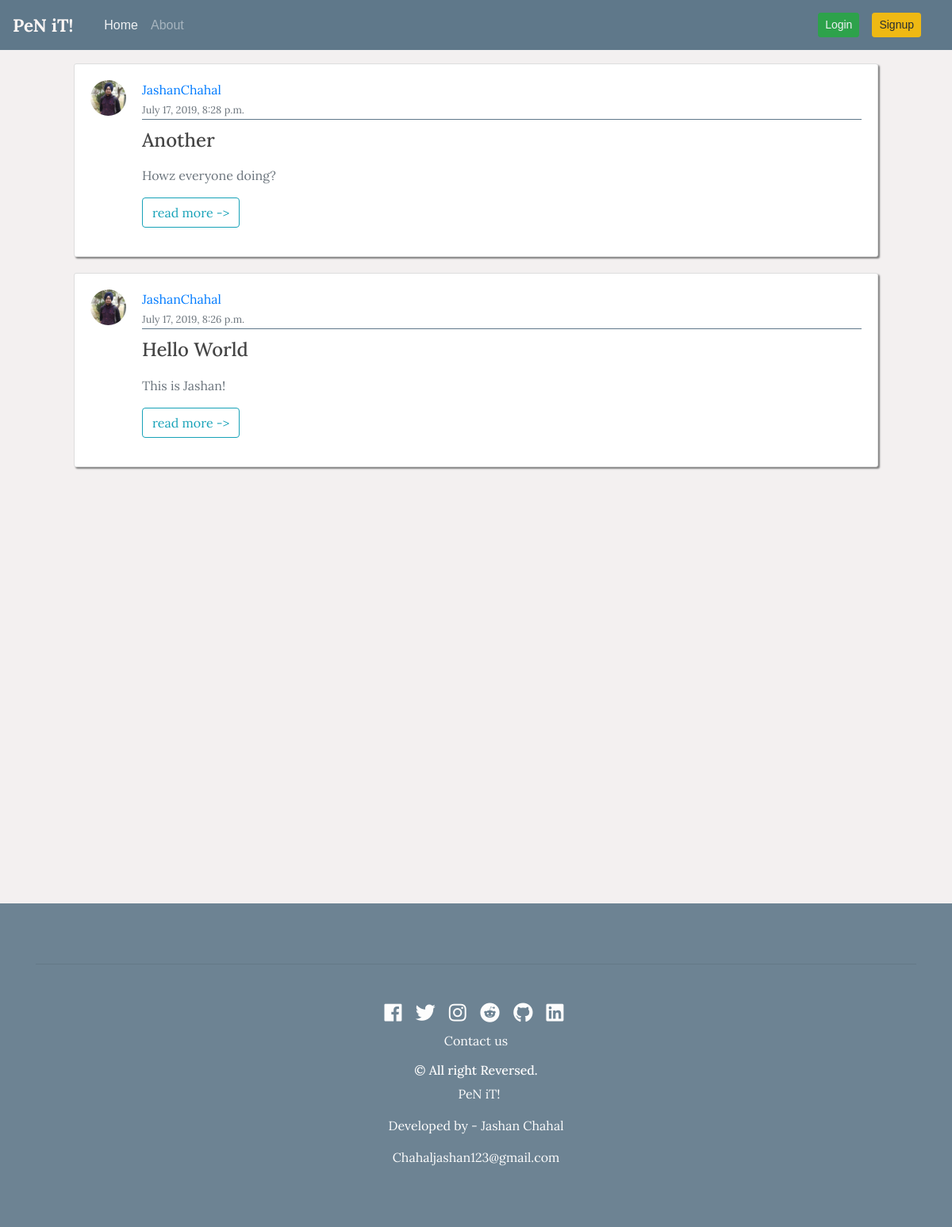
The page / on the database its author committed.
### blog/models.py (models this page shows, shortened)
class Post(models.Model):
    title = models.CharField(max_length = 100)
    content = models.TextField()
    date_posted = models.DateTimeField(default = timezone.now)
    author = models.ForeignKey(User, on_delete = models.CASCADE)

### users/models.py (models this page shows, shortened)
class Profile(models.Model):
    user = models.OneToOneField(User,on_delete = models.CASCADE)
    image = models.ImageField( default = 'default.jpg', upload_to ='profile_pics')

### blog/views.py (the view)
# urls.py: path('',PostListView.as_view(), name = 'blog-home'),
class PostListView(ListView):
    model = Post
    template_name = 'blog/home.html'
    context_object_name = 'posts'
    ordering = ['-date_posted']
    paginate_by = 5

### blog/templates/blog/home.html (shortened to what this page needs)
{% extends "blog/base.html" %}
{% block content %}
{% for post in posts %}
    <article class="media content-section">
            <a class="mr-1" href="{% url 'user-posts' post.author.username %}"><img class ="rounded-circle article-img img-fluid"src="{{ post.author.profile.image.url }}"></a>
            <div class="media-body">
            <div class="article-metadata">
                <a class="mr-1" href="{% url 'user-posts' post.author.username %}">{{ post.author }}</a>
                <div>
                <small class="text-muted">{{ post.date_posted }}</small>
            </div>
            </div>
            <h2><a class="article-title" href="{% url 'post-detail' post.id %}">{{ post.title }}</a></h2>
            <p class="article-content"><div class="text-muted">
                {{ post.content|safe|truncatewords:"200"|linebreaks }}
                <a class=" btn btn-outline-info " href="{% url 'post-detail' post.id %}">read more -></a>
            </div>
            </p>
            </div>
        </article>
{% endfor %}
{% endblock content %}

### blog/static/blog/main.css (style rules this page uses)
body { background: #f3f0f0; font-family: 'Lora', serif; color: #333333; margin-top: 5rem; vertical-align: middle; }
#bg { background-size: 1800px 900px; background-repeat: no-repeat; background-attachment: fixed; }
h1, h2, h3, h4, h5, h6 { color: #444444; }
.content-section { background: #ffffff; box-shadow: 2px 2px 2px grey; padding: 20px 20px; border: 1px solid #dddddd; border-radius: 3px; margin-bottom: 20px; margin-right: 3rem; margin-left: 3rem; }
.article-title { font-size: 1.5rem; color: #444444; }
.article-content { white-space: pre-line; }
.article-img { height: auto; width: 45px; margin-right: 16px; }
.article-metadata { padding-bottom: 1px; margin-bottom: 4px; border-bottom: 1px solid #5f788a; }

### rows shown on the page
Post: author.profile.image (picture), author "JashanChahal", date_posted "July 17, 2019, 8:28 p.m.", title "Another", content "Howz everyone doing?"
Post: author.profile.image (picture), author "JashanChahal", date_posted "July 17, 2019, 8:26 p.m.", title "Hello World", content "This is Jashan!"
